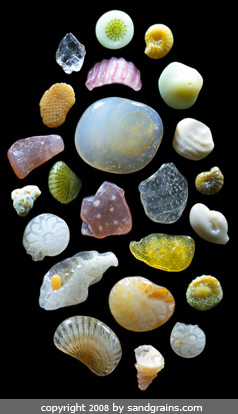
#> input picture python2/grain.jpg, 238 x 414 px
$ python extract_grains.py
#> lines starting #> are read from the running program, lines starting #| are printed output that depends on the picture; after the words box and inside, x2 and y2 are one past the last pixel; in counts of white or black regions, pixels touching at a corner belong together
# -*- coding: utf-8 -*-
"""
Created on Sat Apr 14 15:30:34 2018

@author: Ariel Domingo Catli
"""

import cv2
import numpy as np
import os
from math import ceil


def extract_grains(sample_image_directory, sample_directory_extracted_e, sample_directory_extracted_p, start):
#> called with sample_image_directory = 'grain.jpg', sample_directory_extracted_e = 'e/', sample_directory_extracted_p = 'p/', start = 0
    original_image = cv2.imread(sample_image_directory)
#> original_image is the input picture: shape (414, 238, 3); mean B, G, R 56.9, 64.9, 65.5
    image = cv2.imread(sample_image_directory, 0)
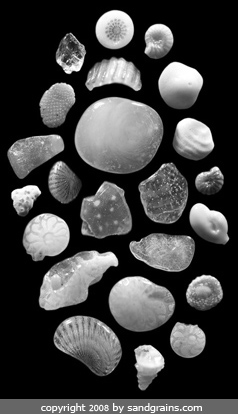
#> image: shape (414, 238); min 0, max 255, mean 64.1
    image = cv2.medianBlur(image, 7)
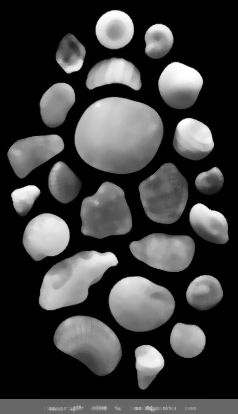
#> image: shape (414, 238); min 0, max 255, mean 61.9
#    image = cv2.bilateralFilter(image, 20, 31, 21)
    image = cv2.threshold(image, 0, 255, cv2.THRESH_BINARY+cv2.THRESH_OTSU)[1]
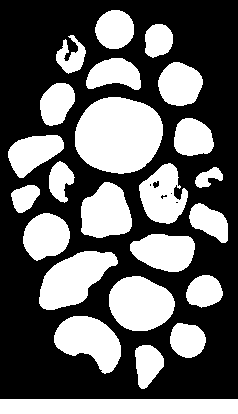
#> image: shape (414, 238); 39.6% white; 24 white regions
#   image = cv2.Canny(image[1], 128, 255)

    masked_image = cv2.bitwise_and(original_image, original_image, mask = image)
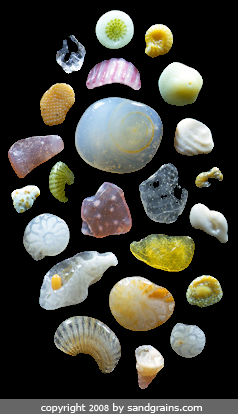
#> masked_image: shape (414, 238, 3); mean B, G, R 54.8, 62.2, 62.6
#    cv2.imshow("Original", original_image)
#    cv2.imshow("masked", image)
#    __clean_windows()
    contours = cv2.findContours(image.copy(), cv2.RETR_EXTERNAL, cv2.CHAIN_APPROX_SIMPLE)
#> contours = 24 contours; largest, box (x1, y1, x2, y2) and area: (75, 97, 163, 174) 5222, (0, 399, 238, 414) 3318, (39, 251, 118, 310) 2692, (109, 276, 175, 331) 2691, (54, 316, 121, 374) 2342
#> (the run stopped early here; a loop or call above may not have finished)
